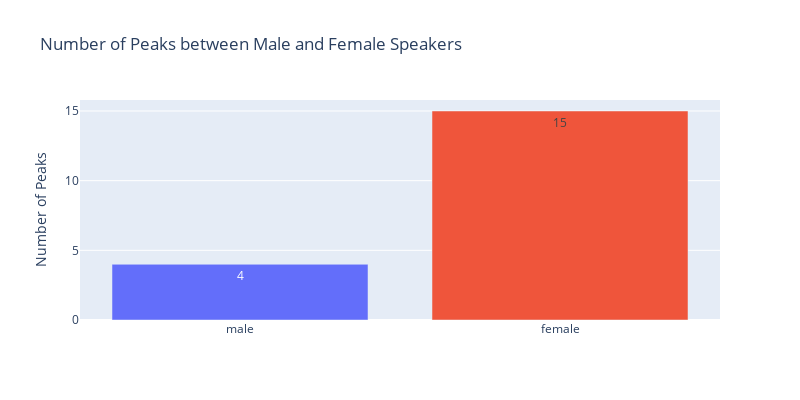

Source (notebook cell):
### Code cell
# Function to calculate mean activation for each emotion, normalize the data, and count peaks
def count_peaks_by_emotion(df, threshold):
    
    df['is_peak'] = df['value_normalized'] > threshold

    # Count the peaks 
    peak_count = 0
    is_peak = False

    for index, row in df.iterrows():
        if row['is_peak'] and not is_peak:
            peak_count += 1
            is_peak = True
        elif not row['is_peak']:
            is_peak = False

    # Check if the last row is a peak
    if df.iloc[-1]['is_peak']:
        peak_count += 1

    return peak_count

# Count the number of happiness peaks for each video and compare the count between formal and informal speakers
videos = {'formal': [male_formal_1_au, male_formal_2_au, female_formal_1_au, female_formal_2_au],
          'informal': [male_informal_1_au, male_informal_2_au, female_informal_1_au, female_informal_2_au] }

videos = {'male': [male_formal_1_au, male_formal_2_au, male_informal_1_au, male_informal_2_au],
          'female': [female_formal_1_au, female_formal_2_au,female_informal_1_au, female_informal_2_au ] }

def count_peaks_by_video(videos, threshold=0.8):
    peak_counts = []
    for category, video_list in videos.items():
        peak_count = 0
        for video in video_list:
            happiness = average_happiness(mean_activation_by_emotion_over_time(video, emotion_au_mapping))
            peak_count = peak_count + count_peaks_by_emotion(happiness, threshold)
        peak_counts.append({category: peak_count})
    return peak_counts

# Count the number of peaks for each video
peak_counts = count_peaks_by_video(videos)

# plot the number of peaks for each category
fig = go.Figure()

fig.add_trace(go.Bar(
    x=list(peak_counts[0].keys()),
    y=list(peak_counts[0].values()),
    text=list(peak_counts[0].values()),
    textposition='auto',
))

fig.add_trace(go.Bar(
    x=list(peak_counts[1].keys()),
    y=list(peak_counts[1].values()),
    text=list(peak_counts[1].values()),
    textposition='auto',
))

fig.update_layout(
    title='Number of Peaks between Male and Female Speakers',
    yaxis_title='Number of Peaks',
    width=800,
    height=400,
    showlegend=False
)

fig.show()

### Figure 1 — Plotly figure (JSON) as saved in the notebook; plotly's stock layout.template omitted (floating-point values rounded to 4 significant figures)
{"data": [{"text": ["4"], "textposition": "auto", "type": "bar", "x": ["male"], "y": [4]}, {"text": ["15"], "textposition": "auto", "type": "bar", "x": ["female"], "y": [15]}], "layout": {"height": 400, "showlegend": false, "title": {"text": "Number of Peaks between Male and Female Speakers"}, "width": 800, "yaxis": {"title": {"text": "Number of Peaks"}}}}
